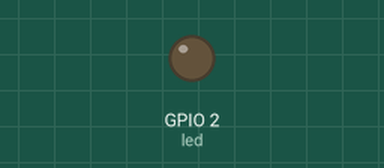
Simulated run of this sketch. Board: ESP32. Parts: output pins drawn as LEDs (lit = HIGH). WiFi joins after 1.5 s; servers stay silent unless stated.

Above: at 2.7 s.
At 5.12 s:
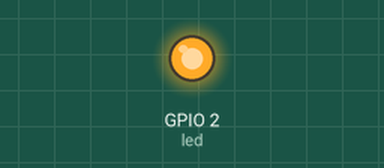
Timing chart, 0 to 5.5 s (numbered marks = the images above):
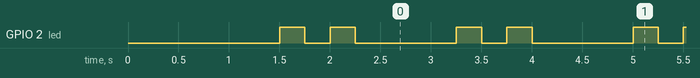

The sketch:

Blink02.ino
```cpp
#include <WiFi.h>
#include <ArduinoOTA.h>
const char* ssid = "RUTRADA";
const char* password = "0894280008";
const int led = 2;
void setup() {
  pinMode(led, OUTPUT);
  WiFi.begin(ssid, password);
  while (WiFi.waitForConnectResult() != WL_CONNECTED) {
    delay(5000);
    ESP.restart();
  }
  ArduinoOTA.begin();
}
void loop() {
  ArduinoOTA.handle();
  digitalWrite(led, HIGH); delay(250);
  digitalWrite(led, LOW);  delay(250);
  digitalWrite(led, HIGH); delay(250);
  digitalWrite(led, LOW);  delay(1000);


}
```

Measured:
- by itself, GPIO 2 (led): repeats every 1.8 s: LOW 0.25 s, HIGH 0.25 s, LOW 1.0 s, HIGH 0.25 s
- by itself, everything shown: repeats every 1.8 s, in 4 steps
